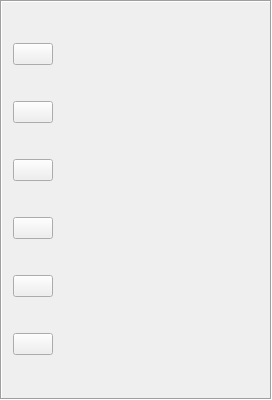
      <widget class="QFrame" name="frame">
       <property name="sizePolicy">
        <sizepolicy hsizetype="Preferred" vsizetype="Preferred">
         <horstretch>4</horstretch>
         <verstretch>0</verstretch>
        </sizepolicy>
       </property>
       <property name="minimumSize">
        <size>
         <width>200</width>
         <height>400</height>
        </size>
       </property>
       <property name="frameShape">
        <enum>QFrame::Box</enum>
       </property>
       <property name="frameShadow">
        <enum>QFrame::Sunken</enum>
       </property>
       <layout class="QGridLayout" name="gridLayout_3">
        <item row="0" column="0">
         <layout class="QHBoxLayout" name="horizontalLayout">
          <item>
           <layout class="QVBoxLayout" name="verticalLayout">
            <item>
             <widget class="QPushButton" name="pushButton_6">
              <property name="toolTip">
               <string>Generate new task of this type</string>
              </property>
              <property name="text">
               <string/>
              </property>
              <property name="icon">
               <iconset resource="Schoolar.qrc">
                <normaloff>:/Commands/Pictures/Commands/Test.png</normaloff>:/Commands/Pictures/Commands/Test.png</iconset>
              </property>
              <property name="iconSize">
               <size>
                <width>64</width>
                <height>54</height>
               </size>
              </property>
             </widget>
            </item>
            <item>
             <widget class="QPushButton" name="pushButton_4">
              <property name="enabled">
               <bool>true</bool>
              </property>
              <property name="toolTip">
               <string>Solve</string>
              </property>
              <property name="autoFillBackground">
               <bool>false</bool>
              </property>
              <property name="styleSheet">
               <string notr="true"/>
              </property>
              <property name="text">
               <string/>
              </property>
              <property name="icon">
               <iconset resource="Schoolar.qrc">
                <normaloff>:/Commands/Pictures/tea/lamp_scaled.png</normaloff>:/Commands/Pictures/tea/lamp_scaled.png</iconset>
              </property>
              <property name="iconSize">
               <size>
                <width>64</width>
                <height>54</height>
               </size>
              </property>
              <property name="default">
               <bool>false</bool>
              </property>
              <property name="flat">
               <bool>false</bool>
              </property>
             </widget>
            </item>
            <item>
             <widget class="QPushButton" name="pushButton">
              <property name="text">
               <string/>
              </property>
              <property name="icon">
               <iconset resource="Schoolar.qrc">
                <normaloff>:/Commands/Pictures/Commands/Favorites_48x48.png</normaloff>:/Commands/Pictures/Commands/Favorites_48x48.png</iconset>
              </property>
              <property name="iconSize">
               <size>
                <width>64</width>
                <height>64</height>
               </size>
              </property>
             </widget>
            </item>
            <item>
             <widget class="QPushButton" name="pushButton_7">
              <property name="toolTip">
               <string>Open</string>
              </property>
              <property name="text">
               <string/>
              </property>
              <property name="icon">
               <iconset resource="Schoolar.qrc">
                <normaloff>:/Commands/Pictures/Commands/Open_48x48.png</normaloff>:/Commands/Pictures/Commands/Open_48x48.png</iconset>
              </property>
              <property name="iconSize">
               <size>
                <width>64</width>
                <height>64</height>
               </size>
              </property>
             </widget>
            </item>
            <item>
             <widget class="QPushButton" name="pushButton_2">
              <property name="toolTip">
               <string>Save</string>
              </property>
              <property name="text">
               <string/>
              </property>
              <property name="icon">
               <iconset resource="Schoolar.qrc">
                <normaloff>:/Commands/Pictures/Commands/Save_48x48.png</normaloff>:/Commands/Pictures/Commands/Save_48x48.png</iconset>
              </property>
              <property name="iconSize">
               <size>
                <width>64</width>
                <height>64</height>
               </size>
              </property>
             </widget>
            </item>
            <item>
             <widget class="QPushButton" name="pushButton_5">
              <property name="toolTip">
               <string>Register program!</string>
              </property>
              <property name="text">
               <string/>
              </property>
              <property name="icon">
               <iconset resource="Schoolar.qrc">
                <normaloff>:/Commands/Pictures/Commands/coins.png</normaloff>:/Commands/Pictures/Commands/coins.png</iconset>
              </property>
              <property name="iconSize">
               <size>
                <width>64</width>
                <height>64</height>
               </size>
              </property>
             </widget>
            </item>
           </layout>
          </item>
          <item>
           <widget class="QFormulaEditor" name="FormulaEditor" native="true">
            <property name="sizePolicy">
             <sizepolicy hsizetype="Expanding" vsizetype="Expanding">
              <horstretch>0</horstretch>
              <verstretch>0</verstretch>
             </sizepolicy>
            </property>
            <property name="minimumSize">
             <size>
              <width>200</width>
              <height>200</height>
             </size>
            </property>
            <property name="contextMenuPolicy">
             <enum>Qt::NoContextMenu</enum>
            </property>
           </widget>
          </item>
         </layout>
        </item>
       </layout>
      </widget>
